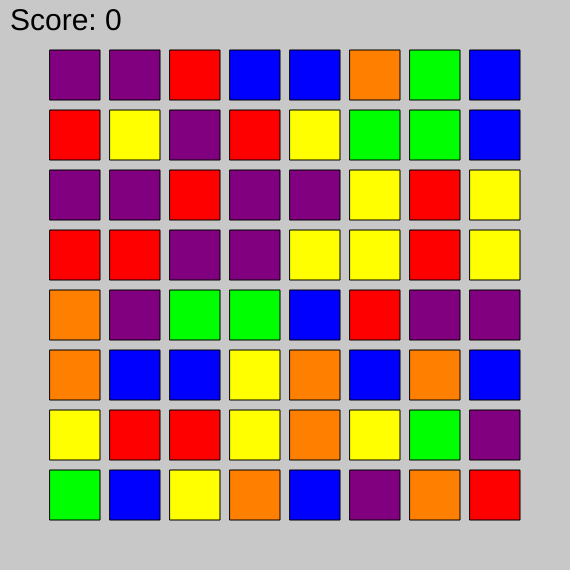
Frame 1 (no input)
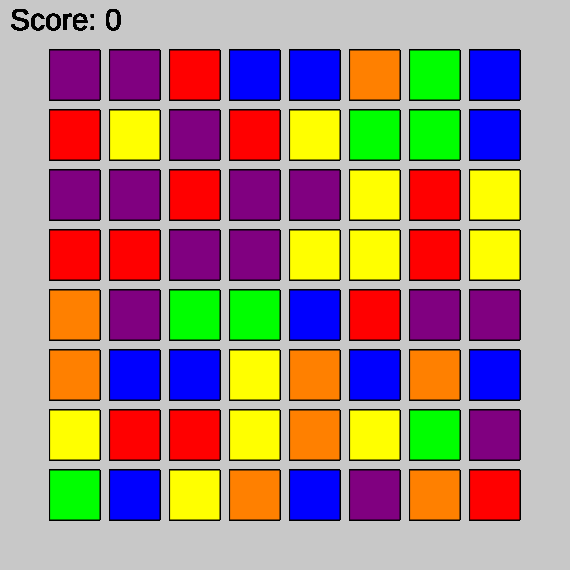
Frame 60 (no input)
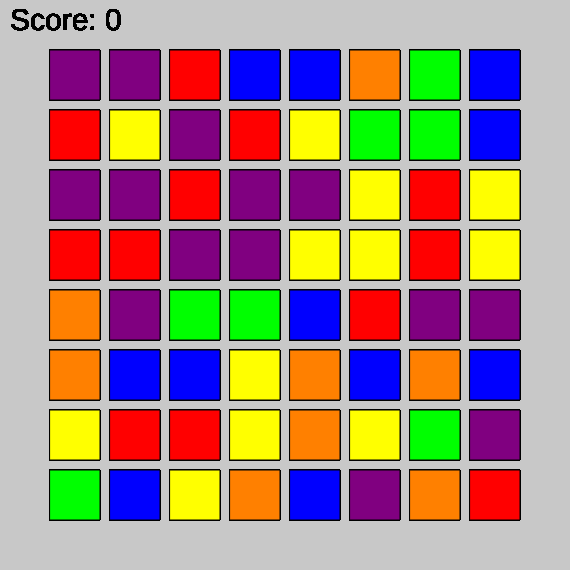
Frame 120 (the mouse pressed at the canvas centre since frame 60)

The p5.js sketch that drew these frames (run headless with seeded random() and noise() and a simulated clock; from frame 60 on, the mouse is pressed at the canvas centre):

// p5.js sketch
// ── sketch.js
let grid;
let lengteCel = 50;
let kleuren;
let blue;
let yellow;
let green;
let red;
let orange;
let purple;
let leeg;
let aantalKleuren;
let random;
let aantalRijen = 8;
let aantalKolommen = 8;
let gridGap = 10;
let vak1 = null;
let vak2 = null;
let canvas;
let score = 0;


function setup() {
  // put setup code here

	blue = color(0,0,255);
	yellow = color(255,255,0);
	green = color(0,255,0);
	red = color(255,0,0);
	orange = color (255,128,0);
	purple = color(128,0,128);
	leeg = color(255,255,255);
	kleuren = [blue,yellow,green,red,orange,purple];
	aantalKleuren = kleuren.length;
    canvas = createCanvas(aantalKolommen*(lengteCel+gridGap)-gridGap+2*lengteCel,aantalKolommen*(lengteCel+gridGap)-gridGap+2*lengteCel);
    canvas.position((windowWidth - width) /2, (windowHeight - height)/2 +100);
    background(200);
    grid = new Array(aantalRijen);
    for (let rij = 0; rij<aantalRijen; rij++){
        grid[rij] = new Array(aantalKolommen);
		for (let kolom=0; kolom<aantalKolommen; kolom++){
			grid[rij][kolom] = {};
			random = Math.floor(aantalKleuren*Math.random());
			grid[rij][kolom].kleur = kleuren[random];
			grid[rij][kolom].position = {x:kolom, y:rij};
			grid[rij][kolom].actief = false;
		}
    }
    vervangChainsDoorRandoms(grid);


}

function draw() {
  // put drawing code here
    for (let rij = 0; rij<aantalKolommen; rij++){
        for (let kolom=0; kolom<aantalKolommen; kolom++){
			let x = positionInPixels(kolom);
			let y = positionInPixels(rij);
			fill(grid[rij][kolom].kleur)
			if (grid[rij][kolom].actief){
				strokeWeight(10);
				stroke(51);
			}
			else{
				strokeWeight(1);
			}
			rect(x,y,lengteCel,lengteCel);
		}
    }
    textSize(30);
    fill(0);
    text("Score: "+score,10,30);

}

function positionInPixels(rijOfKolom){
	return rijOfKolom*(lengteCel+gridGap)+lengteCel;
}


// eerst zijn vak1 en vak2 === null
// bij mousePressed wordt eerst vak1 gevuld, dan vak2
// als de twee vakken gevuld zijn, wordt er geswapt
// swap moet vak1 en vak 2 weer resetten naar null
function mousePressed(){
	for(let rij=0; rij<aantalRijen; rij++){
		for(let kolom=0; kolom<aantalKolommen; kolom++){
            if ((mouseX > positionInPixels(kolom) && mouseX < positionInPixels(kolom)+lengteCel) && (mouseY > positionInPixels(rij) && mouseY < positionInPixels(rij)+lengteCel)){

				if (vak1 === null){
					vak1 = {kolom:kolom, rij:rij};
				}
				else if (vak2 === null) {
                    vak2 = {kolom:kolom, rij:rij};
                }
                grid[rij][kolom].actief = true;
                if (vak2 !== null){
                    setTimeout(function(){een()},2000)
                    swap(grid);
                }

			}
		}
	}
}

function een(){
    return 1;
}

// vak1 is bijvoorbeeld grid[0][1]
function isBuur(){
	let a = grid[vak1.rij][vak1.kolom];
	let b = grid[vak2.rij][vak2.kolom];
    let horizontaleBuur = (a.position.x+1 === b.position.x || a.position.x -1 === b.position.x) && (a.position.y === b.position.y);
    let verticaleBuur = (a.position.y+1 === b.position.y || a.position.y -1 === b.position.y) && (a.position.x === b.position.x);
    return (horizontaleBuur || verticaleBuur);
}

function swap(){
	if (isBuur()){
		let temp = grid[vak1.rij][vak1.kolom].kleur;
		grid[vak1.rij][vak1.kolom].kleur = grid[vak2.rij][vak2.kolom].kleur;
		grid[vak2.rij][vak2.kolom].kleur = temp;
        //Als er geen chain is >3 mag er niet geswapt worden, we swappen dus de vakken terug naar hun oorspronkelijke positie
        //Als we de eerste swap niet doen kunnen we niet zien of er een chain gemaakt gaat worden
        if((horizontalChainAt(vak1)<3 && horizontalChainAt(vak2)<3) && verticalChainAt(vak1)<3 && verticalChainAt(vak2)<3) {
            let temp2 = grid[vak1.rij][vak1.kolom].kleur;
            grid[vak1.rij][vak1.kolom].kleur = grid[vak2.rij][vak2.kolom].kleur;
            grid[vak2.rij][vak2.kolom].kleur = temp2;
        }
		let o = maakChainsLeegAt(vak1);
		let p = maakChainsLeegAt(vak2);
		score += o+p;
	}
	grid[vak1.rij][vak1.kolom].actief = false;
	grid[vak2.rij][vak2.kolom].actief = false;
	vak1 = null;
	vak2 = null;
	background(200);
}

function breedte(){
	return grid[0].length;
}

function hoogte(){
	return grid.length;
}

function horizontalChainAt(vak){
    let kleurVak = grid[vak.rij][vak.kolom].kleur;
    let ketting = 1;
    let i = 1;

    while(vak.kolom+i < breedte() && grid[vak.rij][vak.kolom+i].kleur === kleurVak){
    	ketting++;
    	i++;
	}

	i=1;

	while(vak.kolom-i >= 0 && grid[vak.rij][vak.kolom-i].kleur === kleurVak){
    	ketting++;
    	i++;
	}

    return ketting;
}

function verticalChainAt(vak){
    let kleurVak = grid[vak.rij][vak.kolom].kleur;
    let ketting = 1;
    let i = 1;
    while(vak.rij+i < breedte() && grid[vak.rij+i][vak.kolom].kleur === kleurVak){
        ketting++;
        i++;
    }
    i=1;
    while(vak.rij-i >= 0 && grid[vak.rij-i][vak.kolom].kleur === kleurVak){
        ketting++;
        i++;
    }
    return ketting;
}

function maakChainsLeegAt(vak) {
    let tobedeleted = [];
    let res = 0
    if (horizontalChainAt(vak) >= 3) {
        tobedeleted.push(vak);
        let kleurVak = grid[vak.rij][vak.kolom].kleur;
        let i = 1;
        while (vak.kolom + i < breedte() && grid[vak.rij][vak.kolom + i].kleur === kleurVak) {
            tobedeleted.push({rij: vak.rij, kolom: vak.kolom + i});
            i++;
        }
        i = 1;
        while (vak.kolom - i >= 0 && grid[vak.rij][vak.kolom - i].kleur === kleurVak) {
            tobedeleted.push({rij: vak.rij, kolom: vak.kolom - i});
            i++;
        }
        res += horizontalChainAt(vak);
    }
    if (verticalChainAt(vak) >= 3) {
        tobedeleted.push(vak);
        let kleurVak = grid[vak.rij][vak.kolom].kleur;
        let i = 1;
        while (vak.rij + i < hoogte() && grid[vak.rij + i][vak.kolom].kleur === kleurVak) {
            tobedeleted.push({rij: vak.rij + i, kolom: vak.kolom});
            i++;
        }
        i = 1;
        while (vak.rij - i >= 0 && grid[vak.rij - i][vak.kolom].kleur === kleurVak) {
            tobedeleted.push({rij: vak.rij - i, kolom: vak.kolom});
            i++;
        }
        res += verticalChainAt(vak);
    }

    for (let el of tobedeleted) {
        grid[el.rij][el.kolom].kleur = leeg;
    }
	collapse(grid);
    return res;
}

function collapse(grid){

    let sorted = false;
    while(!sorted) {
        sorted = true;

        for (let k = 0; k<breedte(grid);k++) {
            for (let i = 0; i < hoogte(grid) - 1; i++) {
                if (grid[i][k].kleur !== leeg && grid[i + 1][k].kleur === leeg) {
                    let temp = grid[i][k].kleur;
                    grid[i][k].kleur = grid[i+1][k].kleur;
                    grid[i+1][k].kleur = temp;
                    sorted = false;
                }
            }
        }
    }
	vulLegeVakken();
}

function vulLegeVakken(){
	for (let kolom=0; kolom<breedte(); kolom++){
		for (let rij=0; rij<hoogte() && grid[rij][kolom].kleur === leeg; rij++){
			grid[rij][kolom].kleur = kleuren[Math.floor(Math.random()*aantalKleuren)];
		}
	}
}

function vervangChainsDoorRandoms(grid){
    let sorted= false;
    while (!sorted) {
        sorted = true;
        for (let kolom = 0; kolom < hoogte(grid); kolom++) {
            for (let rij = 0; rij < breedte(grid); rij++) {
                if (horizontalChainAt({kolom: kolom, rij: rij}) >= 3) {
                    grid[rij][kolom].kleur = kleuren[Math.floor(Math.random()*4)];
                    sorted = false;

                }
                if (verticalChainAt({kolom: kolom, rij: rij}) >= 3) {
                    grid[rij][kolom].kleur = kleuren[Math.floor(Math.random()*4)];
                    sorted = false;
                }
            }
        }
    }
}
// ── index.css
button {
    font-size:2rem;
    padding-top:4rem;
    padding-bottom:4rem;
    padding-right: 7.8rem;
    padding-left: 7.8rem;
}

main {
    display:grid;
    grid-template-columns: 20% 20% 20% 20% 20%;
  grid-template-rows: 20% 20% 20% 20% 20%;

}

.img1 {
    width:20rem;
    grid-column-start: 1;
    grid-row-start:3;
}

.img2 {
    width:20rem;
    grid-column-start:5;
    grid-row-start:3;
    margin-left:4rem;
}

.img3 {
    width:20rem;
    grid-column-start: 3;
    grid-row-start:6;
    margin-left:3rem;
}

.img4 {
    width:10rem;
    grid-column-start: 3;
    grid-row-start:4;
}

.img5 {
    width:15.6rem;
}
